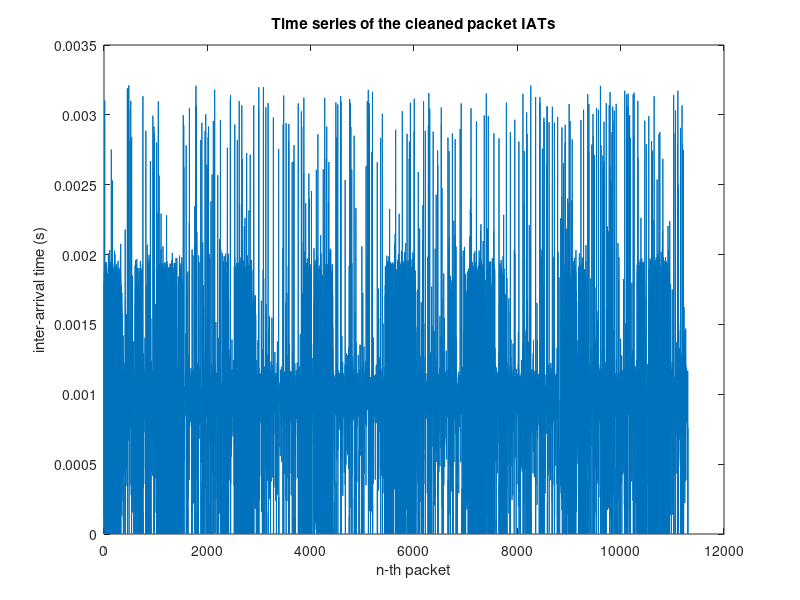

This figure's MATLAB source: (Note: this script raises an error after producing the figure.)
clear;
close all;
load('time3.mat');

gap = diff(Time);

% Question 3.2
fprintf('minimum: %f\n', min(gap));
fprintf('maximum: %f\n', max(gap));
fprintf('average: %f\n', mean(gap));
fprintf('standard deviation: %f\n\n', std(gap));

% Question 3.3
gap_clean = gap(gap<prctile(gap, 95));
fprintf('minimum (clean): %f\n', min(gap_clean));
fprintf('maximum (clean): %f\n', max(gap_clean));
fprintf('average (clean): %f\n', mean(gap_clean));
fprintf('standard deviation (clean): %f\n', std(gap_clean));

% Question 3.4
plot(gap_clean);
title('Time series of the cleaned packet IATs');
xlabel('n-th packet');
ylabel('inter-arrival time (s)');

figure;
histogram(gap_clean);
title('Histogram of the cleaned packet IATs and trend line');
xlabel('Inter-arrival time (s)');
ylabel('Quantity of packets');

% Question 3.5
muhat = expfit(gap_clean, 1e-12)

% Question 3.6
x = 0:1e-6:max(gap_clean);
hold on;
plot(x, exppdf(x, muhat), 'linewidth', 2);
legend('histogram', 'trend line');
